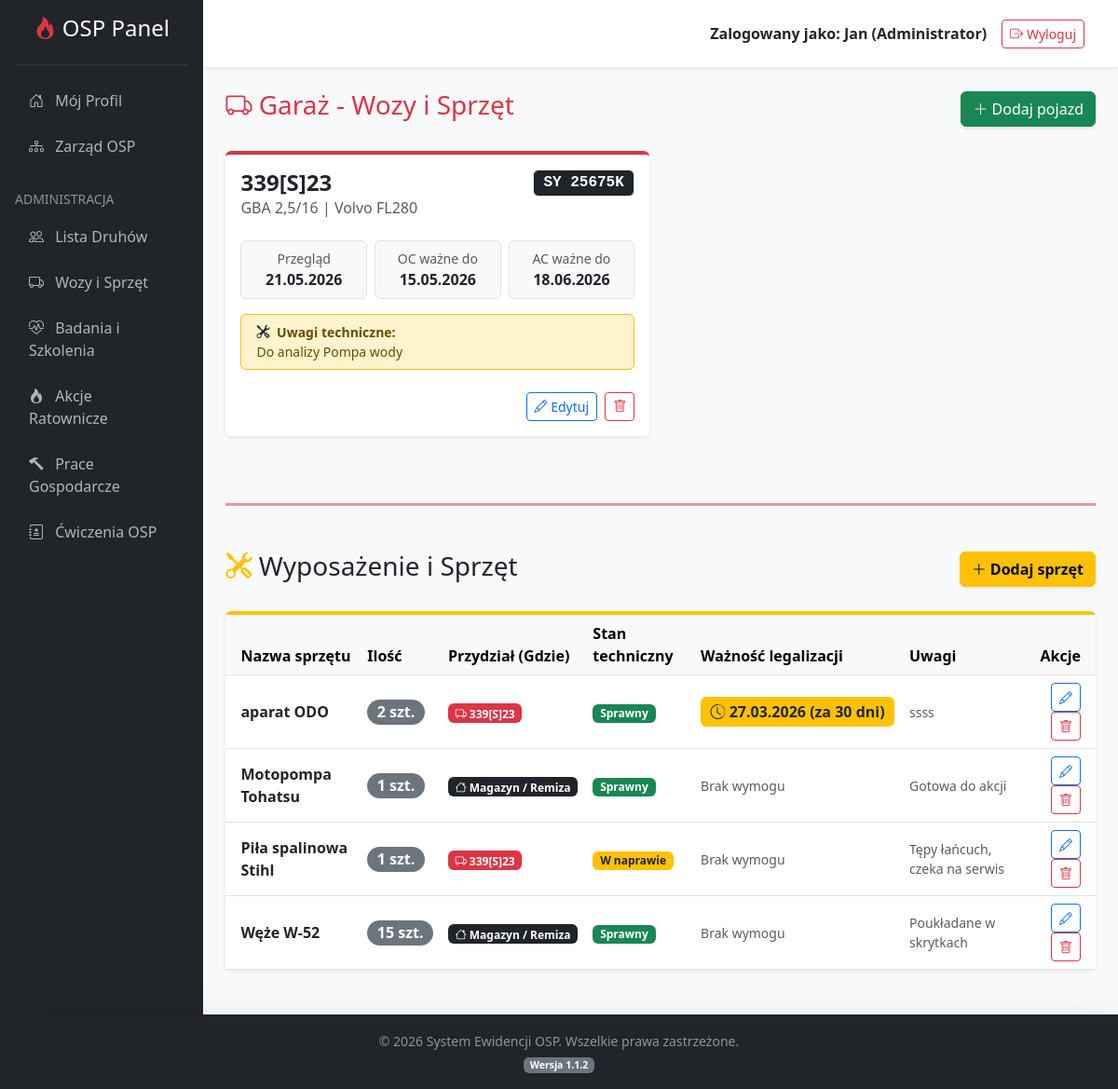
/index.php?action=vehicles (signed in), run on the app's committed database.
### tables this page shows
CREATE TABLE `vehicles` (
  `id` int(11) NOT NULL,
  `rodzaj` varchar(50) NOT NULL,
  `marka_model` varchar(100) NOT NULL,
  `numer_operacyjny` varchar(50) NOT NULL,
  `nr_rejestracyjny` varchar(50) NOT NULL,
  `przeglad_data` date NOT NULL,
  `ubezpieczenie_data` date NOT NULL,
  `ubezpieczenie_ac_data` date DEFAULT NULL,
  `uwagi` text DEFAULT NULL
);

CREATE TABLE `equipment` (
  `id` int(11) NOT NULL,
  `nazwa` varchar(150) NOT NULL,
  `ilosc` int(11) NOT NULL DEFAULT 1,
  `stan` varchar(50) NOT NULL DEFAULT 'Sprawny',
  `vehicle_id` int(11) DEFAULT NULL,
  `data_przegladu` date DEFAULT NULL,
  `uwagi` text DEFAULT NULL
);

### controllers/VehicleController.php (called while the page is built, shortened)
<?php
require_once 'models/Vehicle.php';
require_once 'models/Equipment.php';
class VehicleController {
    private $vehicleModel;
    private $equipmentModel;
    public function __construct($dbConnection) {
        $this->db = $dbConnection;
        $this->vehicleModel = new Vehicle($this->db);
        $this->equipmentModel = new Equipment($this->db);
    }
    public function index() {
        $pojazdy = $this->vehicleModel->readAll()->fetchAll(PDO::FETCH_ASSOC);
        $sprzety = $this->equipmentModel->readAll()->fetchAll(PDO::FETCH_ASSOC);
        require_once 'views/vehicles_list.php';
    }
}
?>

### models/Vehicle.php (called while the page is built, shortened)
<?php
class Vehicle {
    private $conn;
    private $table_name = "vehicles";
    public function __construct($db) {
        $this->conn = $db;
    }
    public function readAll() {
        $query = "SELECT * FROM " . $this->table_name . " ORDER BY rodzaj ASC";
        $stmt = $this->conn->prepare($query);
        $stmt->execute();
        return $stmt;
    }
}
?>

### models/Equipment.php (called while the page is built, shortened)
<?php
class Equipment {
    private $conn;
    private $table_name = "equipment";
    public function __construct($db) { $this->conn = $db; }
    public function readAll() {
        $query = "SELECT e.*, v.numer_operacyjny
                  FROM " . $this->table_name . " e
                  LEFT JOIN vehicles v ON e.vehicle_id = v.id
                  ORDER BY e.nazwa ASC";
        $stmt = $this->conn->prepare($query);
        $stmt->execute();
        return $stmt;
    }
}
?>

### views/vehicles_list.php (the view, shortened to what this page needs)
<?php include 'views/header.php'; ?>
<div class="d-flex justify-content-between align-items-center mb-4">
    <h3 class="text-danger"><i class="bi bi-truck"></i> Garaż - Wozy i Sprzęt</h3>
    <?php if ($_SESSION['role'] === 'admin' || $_SESSION['role'] === 'superadmin'): ?>
        <a href="index.php?action=add_vehicle" class="btn btn-success shadow-sm"><i class="bi bi-plus-lg"></i> Dodaj pojazd</a>
    <?php endif; ?>
</div>
<div class="row">
    <?php if (count($pojazdy) > 0): ?>
        <?php foreach ($pojazdy as $pojazd): ?>
            <div class="col-lg-6 mb-4">
                <div class="card shadow-sm h-100 border-0 border-top border-danger border-4">
                    <div class="card-body">
                        <div class="d-flex justify-content-between align-items-start mb-3">
                            <div>
                                <h4 class="card-title fw-bold mb-1"><?= htmlspecialchars($pojazd['numer_operacyjny']) ?></h4>
                                <h6 class="text-muted"><?= htmlspecialchars($pojazd['rodzaj']) ?> | <?= htmlspecialchars($pojazd['marka_model']) ?></h6>
                            </div>
                            <span class="badge bg-dark fs-6 font-monospace border"><?= htmlspecialchars($pojazd['nr_rejestracyjny']) ?></span>
                        </div>
                        <div class="row text-center mb-3 g-2">
                            <div class="col-4">
                                <div class="p-2 border rounded bg-light">
                                    <small class="text-muted d-block">Przegląd</small>
                                    <strong><?= date('d.m.Y', strtotime($pojazd['przeglad_data'])) ?></strong>
                                </div>
                            </div>
                            <div class="col-4">
                                <div class="p-2 border rounded bg-light">
                                    <small class="text-muted d-block">OC ważne do</small>
                                    <strong><?= date('d.m.Y', strtotime($pojazd['ubezpieczenie_data'])) ?></strong>
                                </div>
                            </div>
                            <div class="col-4">
                                <div class="p-2 border rounded bg-light">
                                    <small class="text-muted d-block">AC ważne do</small>
                                    <strong><?= $pojazd['ubezpieczenie_ac_data'] ? date('d.m.Y', strtotime($pojazd['ubezpieczenie_ac_data'])) : '<span class="text-secondary">-</span>' ?></strong>
                                </div>
                            </div>
                        </div>
                        <?php if (!empty($pojazd['uwagi'])): ?>
                            <div class="alert alert-warning py-2 mb-0 border-warning small">
                                <i class="bi bi-tools fw-bold text-dark me-1"></i> <strong>Uwagi techniczne:</strong><br>
                                <?= nl2br(htmlspecialchars($pojazd['uwagi'])) ?>
                            </div>
                        <?php endif; ?>
                    </div>
                    <?php if ($_SESSION['role'] === 'admin' || $_SESSION['role'] === 'superadmin'): ?>
                        <div class="card-footer bg-white text-end border-0 pb-3">
                            <a href="index.php?action=edit_vehicle&id=<?= $pojazd['id'] ?>" class="btn btn-sm btn-outline-primary"><i class="bi bi-pencil"></i> Edytuj</a>
                            <a href="index.php?action=delete_vehicle&id=<?= $pojazd['id'] ?>" class="btn btn-sm btn-outline-danger ms-1" onclick="return confirm('Czy na pewno chcesz usunąć ten wóz z systemu?');"><i class="bi bi-trash"></i></a>
                        </div>
                    <?php endif; ?>
                </div>
            </div>
        <?php endforeach; ?>
    <?php else: ?>
        <div class="col-12 text-center py-5">
            <h5 class="text-muted">Garaż jest pusty. Brak pojazdów w systemie.</h5>
        </div>
    <?php endif; ?>
</div>
<hr class="my-5 border-danger border-3 opacity-50">
<div class="d-flex justify-content-between align-items-center mb-4 mt-2">
    <h3 class="text-dark"><i class="bi bi-tools text-warning"></i> Wyposażenie i Sprzęt</h3>
    <?php if ($_SESSION['role'] === 'admin' || $_SESSION['role'] === 'superadmin'): ?>
        <a href="index.php?action=add_equipment" class="btn btn-warning shadow-sm fw-bold"><i class="bi bi-plus-lg"></i> Dodaj sprzęt</a>
    <?php endif; ?>
</div>
<div class="card shadow-sm border-0 border-top border-warning border-4 mb-5">
    <div class="card-body p-0">
        <div class="table-responsive">
            <table class="table table-hover align-middle mb-0">
                <thead class="table-light">
                    <tr>
                        <th class="ps-3">Nazwa sprzętu</th>
                        <th>Ilość</th>
                        <th>Przydział (Gdzie)</th>
                        <th>Stan techniczny</th>
                        <th>Ważność legalizacji</th>
                        <th>Uwagi</th>
                        <?php if ($_SESSION['role'] === 'admin' || $_SESSION['role'] === 'superadmin'): ?>
                            <th class="text-end pe-3">Akcje</th>
                        <?php endif; ?>
                    </tr>
                </thead>
                <tbody>
                    <?php if (count($sprzety) > 0): ?>
                        <?php foreach ($sprzety as $s): ?>
                            <tr>
                                <td class="ps-3 fw-bold"><?= htmlspecialchars($s['nazwa']) ?></td>
                                <td><span class="badge bg-secondary rounded-pill fs-6"><?= $s['ilosc'] ?> szt.</span></td>
                                <td>
                                    <?php if ($s['numer_operacyjny']): ?>
                                        <span class="badge bg-danger"><i class="bi bi-truck"></i> <?= htmlspecialchars($s['numer_operacyjny']) ?></span>
                                    <?php else: ?>
                                        <span class="badge bg-dark"><i class="bi bi-house"></i> Magazyn / Remiza</span>
                                    <?php endif; ?>
                                </td>
                                <td>
                                    <?php
                                        $kolor = 'success';
                                        if ($s['stan'] == 'W naprawie') $kolor = 'warning text-dark';
                                    ?>
                                    <span class="badge bg-<?= $kolor ?>"><?= $s['stan'] ?></span>
                                </td>
                                <td>
                                    <?php if (!empty($s['data_przegladu']) && $s['data_przegladu'] != '0000-00-00'): ?>
                                        <?php
                                            $dzis = new DateTime(date('Y-m-d'));
                                            $przeglad = new DateTime($s['data_przegladu']);
                                            $interval = $dzis->diff($przeglad);
                                            $dni_roznicy = (int)$interval->format('%r%a');
                                            if ($dni_roznicy < 0) {
                                                echo '<span class="badge bg-danger fs-6 py-2"><i class="bi bi-exclamation-octagon-fill"></i> ' . date('d.m.Y', strtotime($s['data_przegladu'])) . ' (po terminie!)</span>';
                                            } elseif ($dni_roznicy <= 30) {
                                                echo '<span class="badge bg-warning text-dark fs-6 py-2"><i class="bi bi-clock-history"></i> ' . date('d.m.Y', strtotime($s['data_przegladu'])) . ' (za ' . $dni_roznicy . ' dni)</span>';
                                            } else {
                                                echo '<span class="badge bg-success fs-6 py-2"><i class="bi bi-check-circle"></i> ' . date('d.m.Y', strtotime($s['data_przegladu'])) . '</span>';
                                            }
                                        ?>
                                    <?php else: ?>
                                        <span class="text-muted small">Brak wymogu</span>
                                    <?php endif; ?>
                                </td>
                                <td class="text-muted small"><?= htmlspecialchars($s['uwagi'] ?? '') ?></td>
                                <?php if ($_SESSION['role'] === 'admin' || $_SESSION['role'] === 'superadmin'): ?>
                                    <td class="text-end pe-3">
                                        <a href="index.php?action=edit_equipment&id=<?= $s['id'] ?>" class="btn btn-sm btn-outline-primary"><i class="bi bi-pencil"></i></a>
                                        <a href="index.php?action=delete_equipment&id=<?= $s['id'] ?>" class="btn btn-sm btn-outline-danger" onclick="return confirm('Usunąć ten sprzęt?');"><i class="bi bi-trash"></i></a>
                                    </td>
                                <?php endif; ?>
                            </tr>
                        <?php endforeach; ?>
                    <?php else: ?>
                        <tr><td colspan="7" class="text-center py-4 text-muted">Brak sprzętu w ewidencji.</td></tr>
                    <?php endif; ?>
                </tbody>
            </table>
        </div>
    </div>
</div>
<?php include 'views/footer.php'; ?>

### views/footer.php (style rules this page uses)
body { display: flex; flex-direction: column; min-height: 100vh; background-color: #f8f9fa; }

### data on the page
vehicles: numer_operacyjny "339[S]23", rodzaj "GBA 2,5/16", marka_model "Volvo FL280", nr_rejestracyjny "SY 25675K", przeglad_data "21.05.2026", ubezpieczenie_data "15.05.2026", ubezpieczenie_ac_data "18.06.2026", uwagi "Do analizy Pompa wody"
equipment: nazwa "aparat ODO", ilosc "2", vehicle.numer_operacyjny "339[S]23", stan "Sprawny", data_przegladu "27.03.2026", uwagi "ssss"
equipment: nazwa "Motopompa Tohatsu", ilosc "1", shows "Magazyn / Remiza", stan "Sprawny", shows "Brak wymogu", uwagi "Gotowa do akcji"
equipment: nazwa "Piła spalinowa Stihl", ilosc "1", vehicle.numer_operacyjny "339[S]23", stan "W naprawie", shows "Brak wymogu", uwagi "Tępy łańcuch, czeka na serwis"
equipment: nazwa "Węże W-52", ilosc "15", shows "Magazyn / Remiza", stan "Sprawny", shows "Brak wymogu", uwagi "Poukładane w skrytkach"

### other printed values
$_SESSION['first_name'] "Jan"
